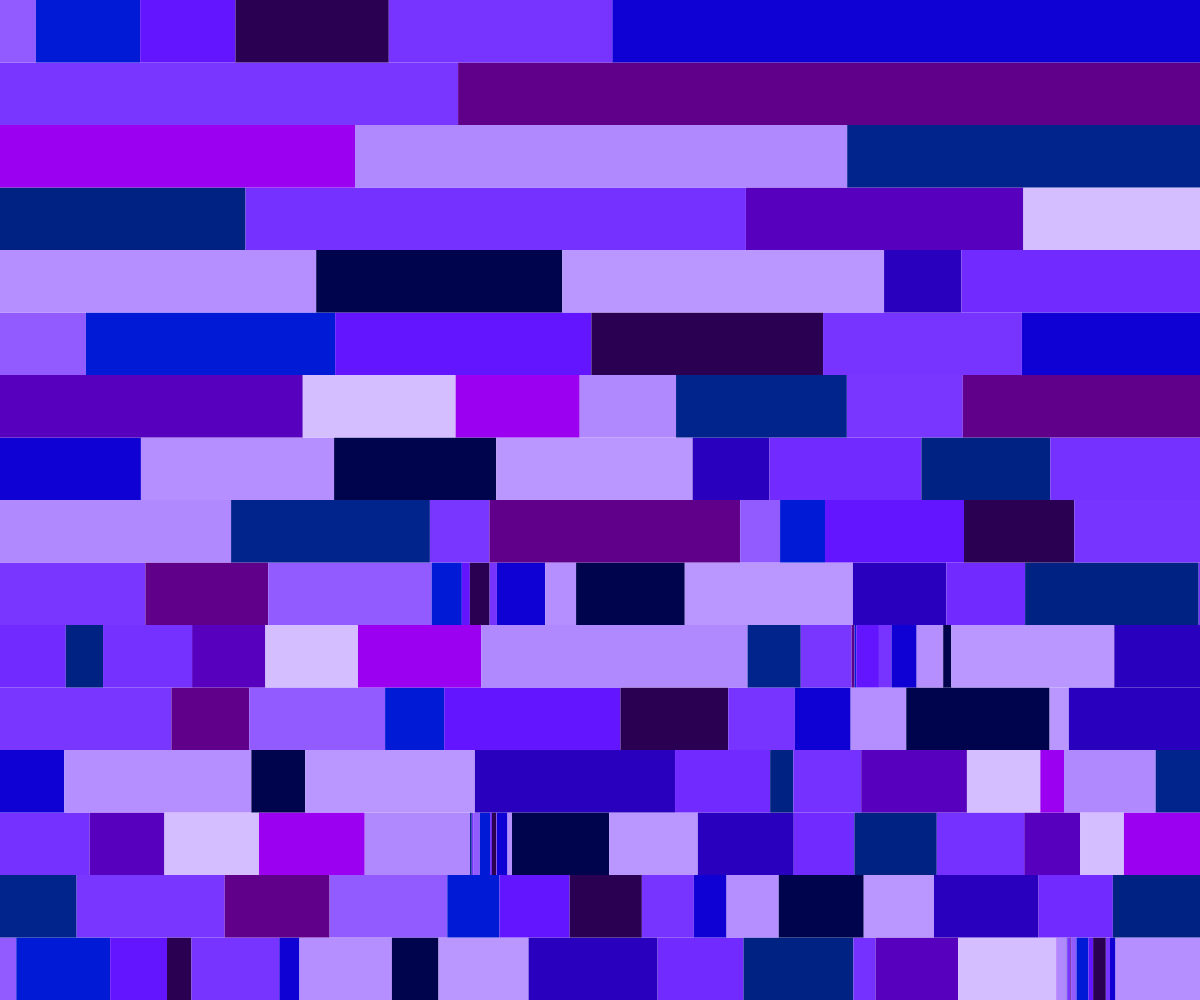
Frame 1 (no input)
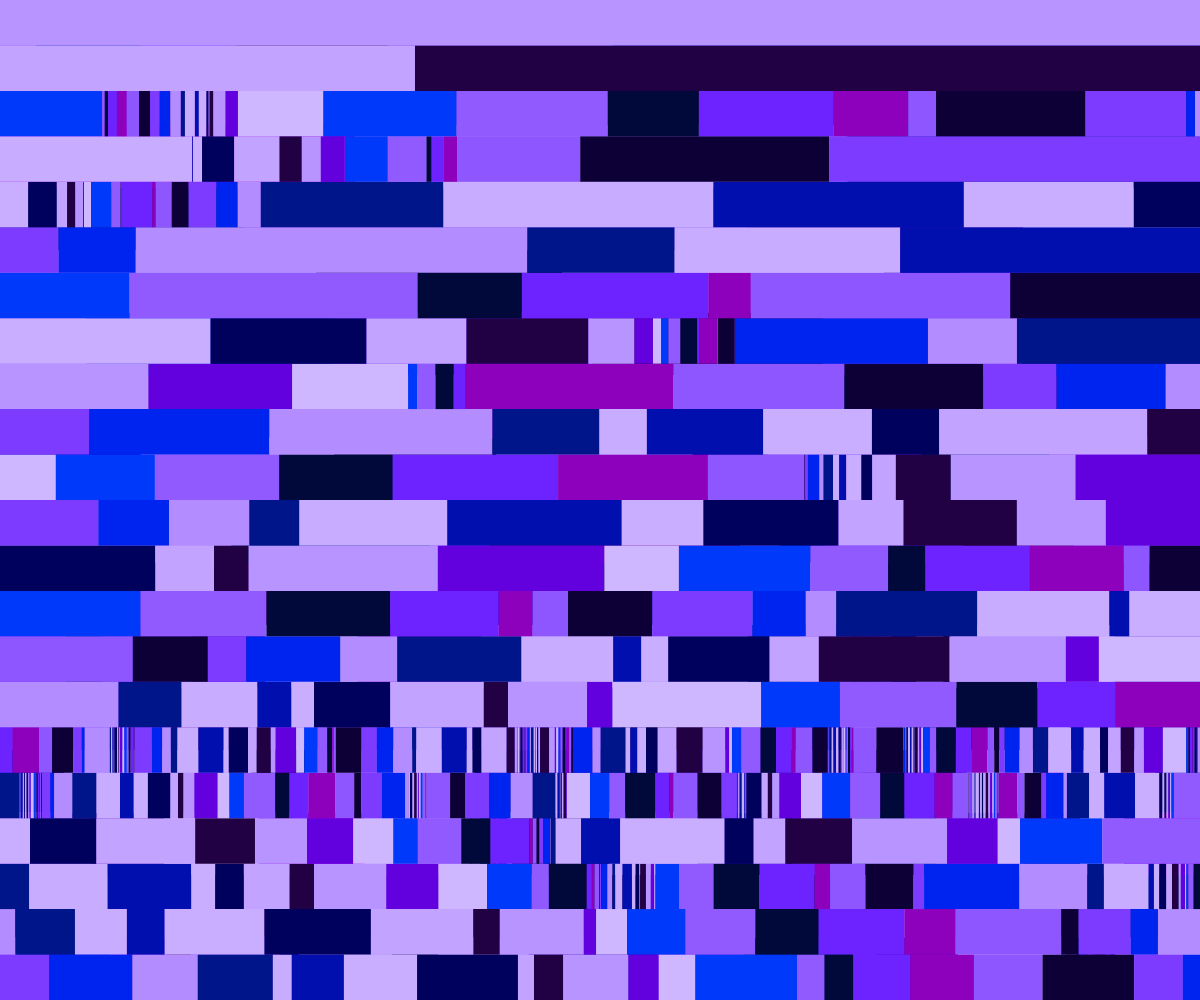
Frame 2 (the mouse pressed at the canvas centre, redrawn once)

The p5.js sketch that drew these frames (run headless with seeded random() and noise() and a simulated clock; the mouse was pressed at the canvas centre and the sketch redrawn once):

// p5.js sketch
// ── sketch.js
'use strict';
var colorCount = 20;
var hueValues = [];
var saturationValues = [];
var brightnessValues = [];

function setup() {
  createCanvas(windowWidth, windowHeight);
  colorMode(HSB, 360, 100, 100);
  noStroke();
}

function draw() {
  noLoop();
  for (var i = 0; i < colorCount; i++) {
    if (i % 2 == 0) {
      hueValues[i] = random(220, 290);
      saturationValues[i] = 100;
      brightnessValues[i] = random(15, 100);
    } else {
      hueValues[i] = 260;
      saturationValues[i] = random(20, 100);
      brightnessValues[i] = 100;
    }
  }
  var counter = 0;
  // tile count picks an integer value between 5 and 30 to determine how many rows are created
  // tile height determines the height of the tiles depending on the number of rows
  var tileCountY = int(random(5,30));
  var tileHeight = height / tileCountY;

  // seperate each row in parts
  for (var gridY = tileCountY; gridY >= 0; gridY--) {
    // how many rectangles in each row depends on the tileCountY value plus 1.
    var numRect = gridY + 1;
    var parts = [];

    // if random is less than 0.05 create fragments to fill up the parts array
    for (var i = 0; i < numRect; i++) {
      if (random() < 0.05) {
        var fragments = int(random(2, 20));
        numRect += fragments;
        for (var ii = 0; ii < fragments; ii++) {
          parts.push(random(2));
        }
      } else {
        parts.push(random(2, 20));
      }
    }

    // add all the parts from the parts array together to get the total
    var totalParts = 0;
    for (var j = 0; j < numRect; j++) {
      totalParts += parts[j];
    }

    // draw rects for each row depending on the value of the parts array
    var currentParts = 0;
    for (var gridX = 0; gridX < parts.length; gridX++) {

      var posX = map(currentParts, 0, totalParts, 0, width);
      var posY = tileHeight * gridY;
      // the width of the rectangle goes in the negative direction from the posX
      // it doesn't exceed the width of the canvas
      var w = map(parts[gridX], 0, totalParts, 0, width);
      var index = counter % colorCount;
      var col = color(hueValues[index], saturationValues[index], brightnessValues[index]);
      fill(col);
      rect(posX, posY, w, tileHeight);
      currentParts += parts[gridX];
      counter++;
    }
  }
}
